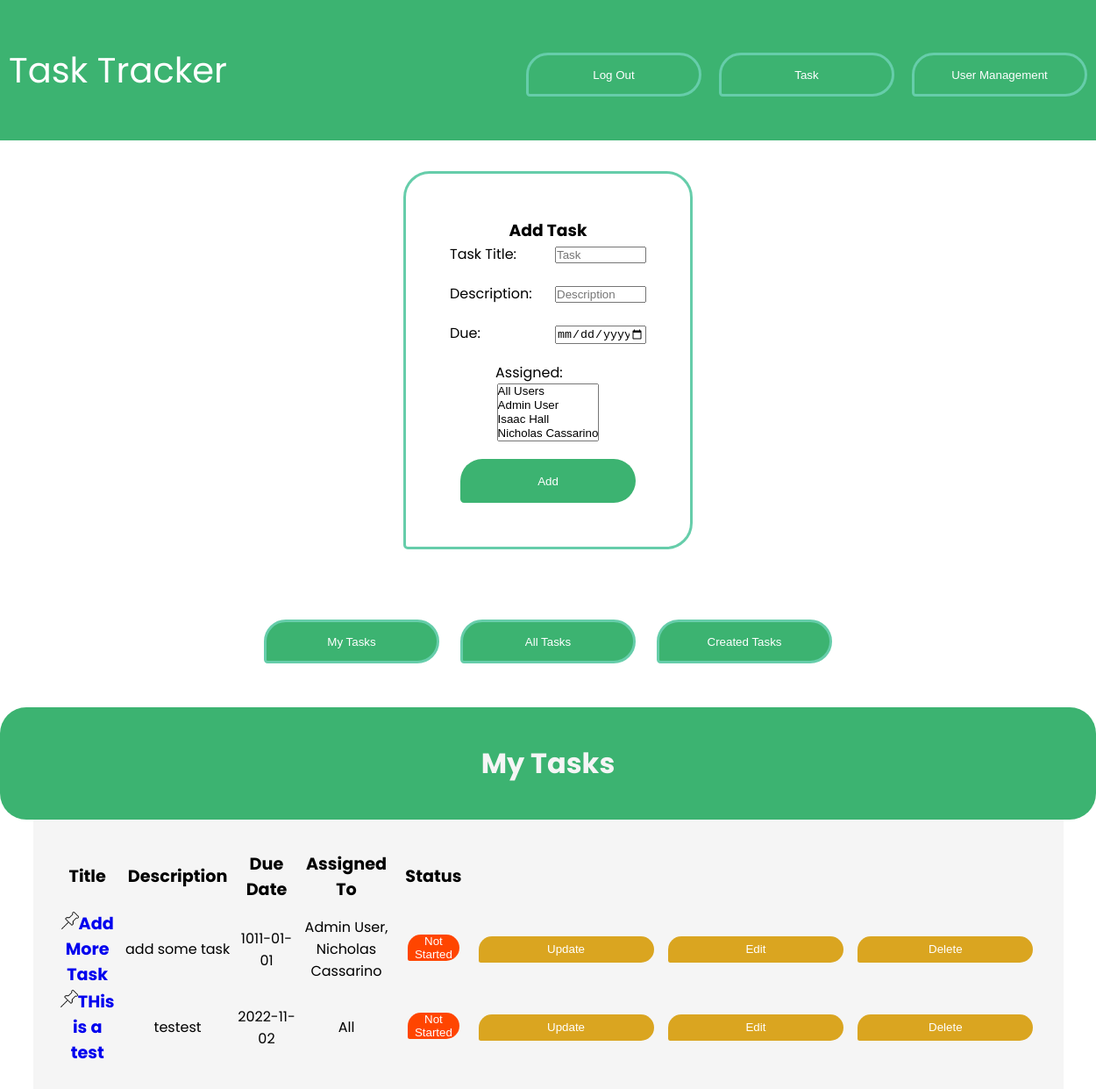
The page /task (signed in) on the database as committed earlier.
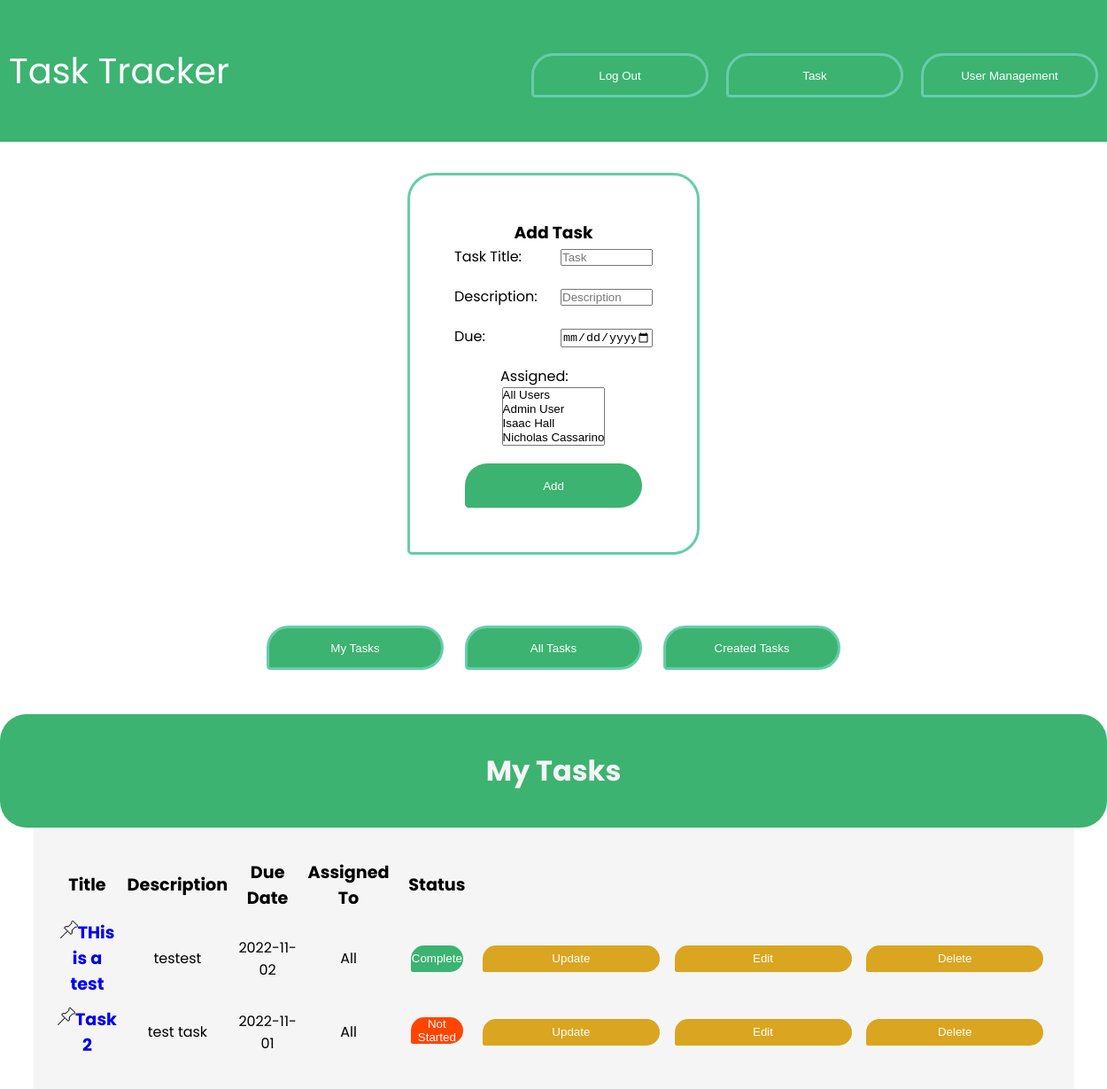
The same page on the database as committed later.
### models.py (models this page shows, shortened)
class Todo(db.Model):
    id = db.Column(db.Integer, primary_key=True)
    title = db.Column(db.String(100))
    description = db.Column(db.String(4150))
    assigned = db.Column(db.String(100))
    due = db.Column(db.Date)
    complete = db.Column(db.Integer)
    createdBy = db.Column(db.Integer)
    comments = db.relationship("Comment", backref="comment", cascade="all, delete-orphan", lazy=True)

### app.py (the view)
@app.route('/task')
def task():
    global user
    if user == User:
        return render_template('login.html', message="Please Log In To access this page")
    todo_list = Todo.query.all()
    user_list = User.query.all()
    return render_template('task.html', todo_list=todo_list, user_list=user_list, user=user)

### templates/task.html (shortened to what this page needs)
<!DOCTYPE html>
<html lang="en">
<head>
    <link rel="stylesheet" href="./static/main.css">
</head>
<body>
<div class= "index-wrapper">
    <a class="index-header" href="/">
        Task Tracker
    </a>
    <div class="top-contain">
        <a href="/logout">
            <button class="top-bar">Log Out</button>
        </a>
        <a href="/task">
            <button class="top-bar">Task</button>
        </a>
            <a href="/ViewUsers">
                <button class="top-bar">User Management</button>
            </a>
    </div>
</div>
<form action="/add" method="post">
    <div class="register-container">
        <h3>Add Task</h3>
        <div class="form-item">
            <label>Task Title:</label>
            <input required class= "input-form" type="text" name="title" placeholder="Task">
        </div>
        <div class="form-item">
            <label>Description:</label>
            <input type="text" class= "input-form" name="description" placeholder="Description">
        </div>
        <div class="form-item">
            <label>Due:</label>
            <input required type="date" class= "input-form" name="due">
        </div>
        <label>Assigned:</label>
        <select required name="assigned" id="assigned" multiple>
            <option value="All">All Users</option>
            {% for user in user_list %}
                <option value="{{ user.name }}">{{ user.name }}</option>
            {% endfor %}
        </select>
        <button class="submit-button" type="submit">Add</button>
    </div>
</form>
<div class="float-contain">
    <button class="top-bar filter-button" onclick="toggle_visibility('myTask')">My Tasks</button>
    {% if user.access==1 %}
        <button class="top-bar filter-button" onclick="toggle_visibility('allTask')">All Tasks</button>
    {% endif %}
    <button class="top-bar filter-button" onclick="toggle_visibility('createdTask')">Created Tasks</button>
</div>
<div id="myTask">
    <div class="h">
        <h1 class="task-h">My Tasks</h1>
    </div>
    <div id="todo" class="todo">
        <table>
            <thead>
            <th>Title</th>
            <th>Description</th>
            <th>Due Date</th>
            <th>Assigned To</th>
            <th>Status</th>
            <th></th>
            <th></th>
            <th></th>
            </thead>
            <tbody>
            {% for todo in todo_list %}
                <tr>
                    {% if user.name in todo.assigned or todo.assigned=="All" %}
                        <td class="title"><a href="/pin/{{ todo.id }}"><img height="20px" width="20px" src="../static/pin.png" alt="pin"><a href="/viewTask/{{ todo.id }}">{{ todo.title }}</a></td>
                        <td>{{ todo.description }}</td>
                        <td>{{ todo.due }}</td>
                        <td>{{ todo.assigned }}</td>
                        <td>{% if todo.complete == 0 %}
                            <button class="notStarted">Not Started</button>
                        {% elif todo.complete == 1 %}
                            <button class="inProgress">In Progress</button>
                        {% else %}
                            <button class="complete">Complete</button>
                        {% endif %}</td>
                        <td class="td-button"><a href="/update/{{ todo.id }}">
                            <button class="task-button">Update</button>
                        </a></td>
                        {% if todo.createdBy == user.id or user.access == 1 %}
                            <td class="td-button"><a href="/editTask/{{ todo.id }}">
                                <button class="task-button">Edit</button>
                            </a></td>
                            <td class="td-button"><a href="/delete/{{ todo.id }}">
                                <button class="task-button-delete">Delete</button>
                            </a></td>
                        {% endif %}</tr>
                    {% endif %}
            {% endfor %}
            </tbody>
        </table>
    </div>
</div>
</body>
</html>

### static/main.css (style rules this page uses)
h1 { color: whitesmoke; }
label:not(.ex) { display: block; float: left; width: 120px; font-family: 'Poppins', sans-serif; text-align: left; }
h3 { font-weight: bold; text-align: left; font-family: 'Poppins', sans-serif; }
th { font-size: larger; height: 75px; width: 550px; font-family: 'Poppins', sans-serif; }
td { height: 75px; }
tbody { font-family: 'Poppins', sans-serif; }
td > a > button:not(.exclude) { width: 200px; height: 30px; background-color: goldenrod; border-style: none; color: white; }
a { text-decoration: none; }
.todo { text-align: center; background-color: whitesmoke; width: 90%; margin-left: auto; margin-right: auto; padding: 2%; }
.complete { background-color: mediumseagreen; border-style: none; color: white; height: 30px; width: 70%; border-radius: 30px 30px 30px 5px; }
.notStarted { background-color: orangered; border-style: none; color: white; height: 30px; width: 70%; border-radius: 30px 30px 30px 5px; }
.title { font-weight: bold; font-size: larger; }
.task-button { border-radius: 30px 30px 30px 5px; }
.task-button-delete { border-radius: 30px 30px 30px 5px; }
.top-bar { background-color: mediumseagreen; border-style: solid; border-color: mediumaquamarine; border-width: 3px; color: white; height: 50px; width: 200px; margin-right: 10px; margin-left: 10px; border-radius: 30px 30px 30px 5px; }
.top-contain { margin-top: 20px; display: flex; justify-content: center; }
.index-header { color: white; display: flex; justify-content: center; font-family: 'Poppins', sans-serif; font-size: 40px; padding: 10px; }
.index-wrapper { background-color: mediumseagreen; display:flex; padding: 40px; border-radius: 30px; width: 100%; justify-content: space-between; }
* { padding: 0px; margin: 0px; }
body { display: flex; flex-direction: column; align-items: center; gap:30px }
.submit-button { background-color: mediumseagreen; border-style: none; color: white; height: 50px; width: 200px; margin-top: 20px; border-radius: 30px 30px 30px 5px; }
.input-form { width: 100px; }
.register-container { margin-top: 5px; display: flex; flex-direction: column; justify-content: center; align-items: center; padding: 50px; border: solid; border-color: mediumaquamarine; border-radius: 30px 30px 30px 5px; }
div.h { margin-top: 20px; flex-direction: column; text-align: center; font-family: 'Poppins', sans-serif; background-color: mediumseagreen; display:flex; padding: 40px; border-radius: 30px; justify-content: space-between; color: white; }
div.form-item { margin-bottom: 20px; font-family: 'Poppins', sans-serif; }
.filter-button { margin-top: 50px; }

Rows that differ between the two databases and show on the page:
removed Todo: title "Add More Task", description "add some task", due "1011-01-01", assigned "Admin User, Nicholas Cassarino", complete "Not Started"
changed Todo "THis is a test": complete "Not Started" → "Complete"
added Todo: title "Task 2", description "test task", due "2022-11-01", assigned "All", complete "Not Started"
